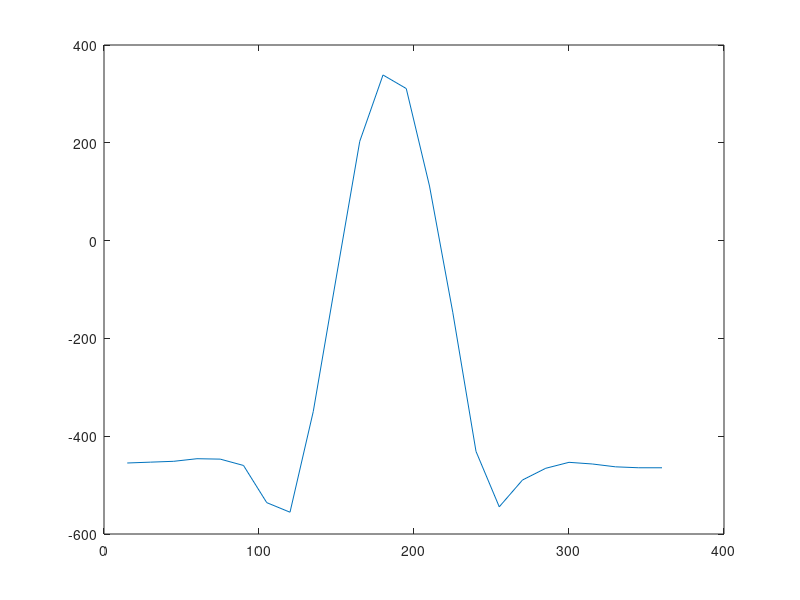

Reproduce this figure in MATLAB.
load( 'Cylinder_Lab_25_Set4.mat' )
P_25_4 = P ;
load( 'Cylinder_Lab_25_Set3.mat' )
P_25_3 = P ;
Re_25_3 = Re ;
load( 'Cylinder_Lab_25_Set2.mat' )
P_25_2 = P ;
Re_25_2 = Re ;
load( 'Cylinder_Lab_25_Set1.mat' )
P_25_1 = P ;
Re_25_1 = Re ;
P_25_avg_full = ( P_25_1+P_25_2+P_25_3 ) / 3 ;
P_25_avg_full(:,2) = (P_25_avg_full(:,1)+P_25_avg_full(:,3))./2 ;
for ii = 3:26
    P_25_avg(ii-2) = mean(P_25_avg_full(:,ii));
end
theta = 15 ;
for ii = 2:24
    theta(ii) = theta(ii-1) + 15 ;
end
P_25_avg(2) = (P_25_avg(1)+P_25_avg(3))/2 ;
plot( theta , P_25_avg )
theta
